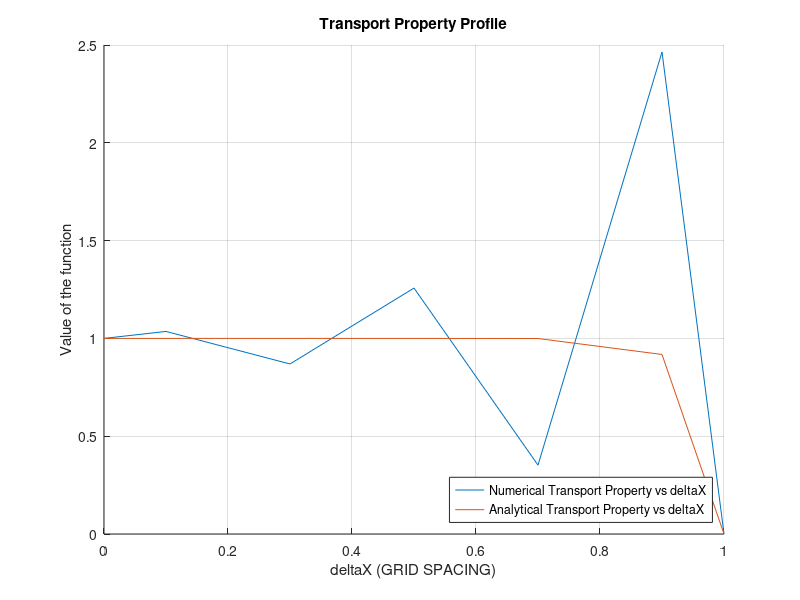

The MATLAB script that drew this image: (Note: this script raises an error after producing the figure.)
%using diary function for printing the output in a text file
diary dynamictable.txt
%command for clearing the workspace and output and also any previous
%command window
clc,clear;
close;
%user input of grid point G and peclet number P
G=input('Enter the number of grid points \n');
P=input('Enter the number of Peclet Number \n');
%the value of interface diffusivity coefficient and length 
T=.1;
L=1;
%calculation of deltaX 
deltaX=(L/(G));
disp(deltaX);
%defining the counter variable 
m=0;
%defining diffusion conductance and here P is the peclet number and F is
%the convective mass flux per unit area
D=(T/(deltaX));
F=P*D;
%defining the boundary conditions
J1=1;
J2=0;
%running the loop for calculation the matrix a , i is denoting the row and
%j is denoting the column
for i=2:1:G-1
    j=2+m;
    a(i,j-1)=-(D+(F*0.5));
    a(i,j+1)=-(D-(F*0.5));
    a(i,j)=-(a(i,j-1)+a(i,j+1));
    m=m+1;
end
a(1,1)=((3*D)+(F*0.5));
a(1,2)=-(D-(F*0.5));
a(G,G-1)=-(D+(F*0.5));
a(G,G)=(((3*D))-(F*0.5));
%displaying the matrix
disp(a);
%calculation the value of x at various node points
x(1)=0;
x(2)=x(1)+deltaX/2;
for i=3:1:G+1
    x(i)=x(i-1)+deltaX;  
    fprintf('%f \n',x(i));
end
x(G+2)=x(G+1)+deltaX/2;
%calculating the B matrix
B(1,1)=(F+(2*D))*J1;
B(G,1)= ((2*D)-F)*J2;  
%calculating the B matrix
disp(B);
%finding the value of the numerical solution
U=mldivide(a,B);
%displaying the value of the numerical solution and putting the boundary
%condition
disp(U);
W(1)=J1;
W(G+2)=J2;
fprintf('The numerical solution at x(%d) is %f \n',1,W(1));
for i=2:1:G+1
    W(i)=U(i-1);
    fprintf('The numerical solution at x(%d) is %f \n',i,W(i));    
end
fprintf('The numerical solution at x(%d) is %f \n',G+2,W(G+2));
fprintf('\n');
disp(x);
%displaying the value of the analytical solution and calculating the node
%number
for i=1:1:G+2
    I(i)=1-(((exp((P/deltaX)*x(i)))-1)/((exp(P/deltaX)*L)-1));
    fprintf('The analytical solution at x(%d) is %f \n',i,I(i));
    N(i)=i;
end
fprintf('\n');
hold on;
%plotting the value of x vs numerical solution and analytical solution on
%the same curve
plot (x,W);
plot (x,I);
%putting the limit of the x curve
xlim([0 1]);
%labelling the x and y axis and also the graph itself
xlabel('deltaX (GRID SPACING)'); 
ylabel('Value of the function');
title('Transport Property Profile');
grid on;
%calculation of the percentage error by using O variable 
O=((I-W)./I).*100;
legend ('Numerical Transport Property vs deltaX','Analytical Transport Property vs deltaX','Location','southeast','orientation','vertical');
hold off;
%constructing a dynamic table 
T = table(N.',x.',W.',I.',(I-W).',O.','VariableNames',{'Node' 'Distance' 'Finite Volume Solution' 'Analytical Solution' 'Difference' 'Percentage Error'});
disp(T);
diary off;